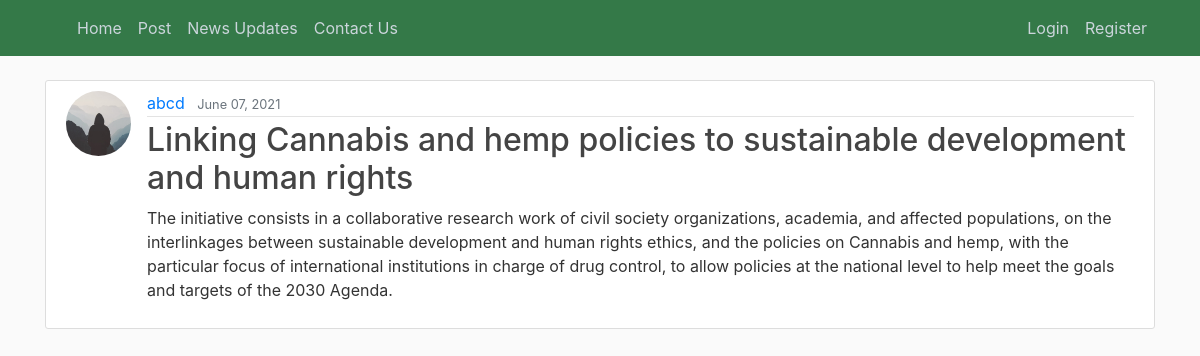
The page /post/34/ on the database its author committed.
### blog/models.py (models this page shows, shortened)
class Post(models.Model):
    title = models.CharField(max_length=100)
    content = models.TextField()
    date_posted = models.DateTimeField(default=timezone.now)
    author = models.ForeignKey(User, on_delete=models.CASCADE)

### users/models.py (models this page shows, shortened)
class Profile(models.Model):
    user = models.OneToOneField(User, on_delete=models.CASCADE)
    image = models.ImageField(default='default.jpg', upload_to='profile_pics')

### blog/views.py (the view)
# urls.py: path('post/<int:pk>/', PostDetailView.as_view(), name='post-detail'),
class PostDetailView(DetailView):
    model = Post

### blog/templates/blog/post_detail.html (shortened to what this page needs)
{% extends "blog/base.html" %}
{% block content %}
  <article class="media content-section">
    <img class="rounded-circle article-img" src="{{ object.author.profile.image.url }}">
    <div class="media-body">
      <div class="article-metadata">
        <a class="mr-2" href="{% url 'user-posts' object.author.username %}">{{ object.author }}</a>
        <small class="text-muted">{{ object.date_posted|date:"F d, Y" }}</small>
      </div>
      <h2 class="article-title">{{ object.title }}</h2>
      <p class="article-content">{{ object.content }}</p>
    </div>
  </article>
{% endblock content %}

### blog/static/blog/main.css (style rules this page uses)
h1, h2, h3, h4, h5, h6 { color: #444444; }
.content-section { background: #ffffff; padding: 10px 20px; border: 1px solid #dddddd; border-radius: 3px; margin-bottom: 20px; }
.article-title { color: #444444; }
.article-content { white-space: pre-line; }
.article-img { height: 65px; width: 65px; margin-right: 16px; }
.article-metadata { padding-bottom: 1px; margin-bottom: 4px; border-bottom: 1px solid #e3e3e3 }

### rows shown on the page
Post: author.profile.image (placeholder picture), author "abcd", date_posted "June 07, 2021", title "Linking Cannabis and hemp policies to sustainable development and human rights", content "The initiative consists in a collaborative research work of civil society organizations, academia, and affected populations, on the interlinkages between sustainable development and human rights ethics, and the policies on Cannabis and hemp, with the particular focus of international institutions in charge of drug control, to allow policies at the national level to help meet the goals and targets of the 2030 Agenda."
